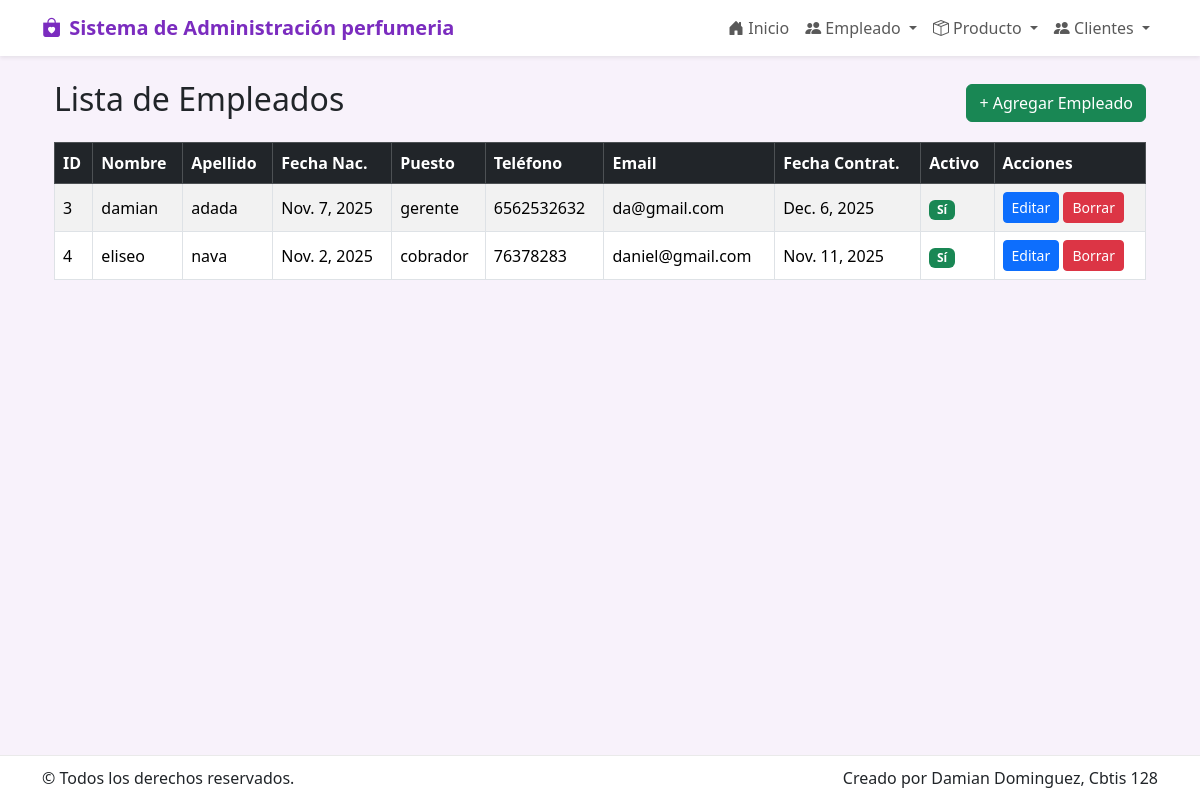
The app's page /empleado/ with its own data.
### app_perfumeria/models.py (models this page shows, shortened)
class Empleado(models.Model):
    nombre = models.CharField(max_length=100)
    apellido = models.CharField(max_length=100)
    fecha_nacimiento = models.DateField(blank=True, null=True)
    puesto = models.CharField(max_length=100, blank=True, null=True)
    telefono = models.CharField(max_length=20, blank=True, null=True)
    email = models.EmailField(blank=True, null=True)
    fecha_contratacion = models.DateField(blank=True, null=True)
    activo = models.BooleanField(default=True)

### app_perfumeria/views.py (the view)
# urls.py: path('empleado/', views.ver_empleado, name='ver_empleado'),
def ver_empleado(request):
    empleados = Empleado.objects.all().order_by('id')
    return render(request, 'empleado/ver_empleado.html', {'empleados': empleados})

### app_perfumeria/templates/empleado/ver_empleado.html (shortened to what this page needs)
{% extends 'base.html' %}
{% block content %}
<div class="container mt-4">
  <div class="d-flex justify-content-between align-items-center mb-3">
    <h2>Lista de Empleados</h2>
    <a href="{% url 'agregar_empleado' %}" class="btn btn-success">+ Agregar Empleado</a>
  </div>
  <div class="table-responsive">
    <table class="table table-bordered table-striped align-middle">
      <thead class="table-dark">
        <tr>
          <th>ID</th>
          <th>Nombre</th>
          <th>Apellido</th>
          <th>Fecha Nac.</th>
          <th>Puesto</th>
          <th>Teléfono</th>
          <th>Email</th>
          <th>Fecha Contrat.</th>
          <th>Activo</th>
          <th>Acciones</th>
        </tr>
      </thead>
      <tbody>
        {% for e in empleados %}
        <tr>
          <td>{{ e.id }}</td>
          <td>{{ e.nombre }}</td>
          <td>{{ e.apellido }}</td>
          <td>{% if e.fecha_nacimiento %}{{ e.fecha_nacimiento }}{% else %}-{% endif %}</td>
          <td>{{ e.puesto|default:"-" }}</td>
          <td>{{ e.telefono|default:"-" }}</td>
          <td>{{ e.email|default:"-" }}</td>
          <td>{% if e.fecha_contratacion %}{{ e.fecha_contratacion }}{% else %}-{% endif %}</td>
          <td>{% if e.activo %}<span class="badge bg-success">Sí</span>{% else %}<span class="badge bg-secondary">No</span>{% endif %}</td>
          <td>
            <a href="{% url 'actualizar_empleado' e.id %}" class="btn btn-sm btn-primary">Editar</a>
            <a href="{% url 'borrar_empleado' e.id %}" class="btn btn-sm btn-danger">Borrar</a>
          </td>
        </tr>
        {% empty %}
        <tr><td colspan="10" class="text-center">No hay empleados registrados.</td></tr>
        {% endfor %}
      </tbody>
    </table>
  </div>
</div>
{% endblock %}

### app_perfumeria/templates/base.html (style rules this page uses)
:root { --morado: #7b2cbf; --rosa: #ff6bcb; --suave: #f8f2fb; }
body { background: var(--suave); }

### records on screen
Empleado: id "3", nombre "damian", apellido "adada", fecha_nacimiento "Nov. 7, 2025", puesto "gerente", telefono "6562532632", email "da@gmail.com", fecha_contratacion "Dec. 6, 2025", activo "Sí"
Empleado: id "4", nombre "eliseo", apellido "nava", fecha_nacimiento "Nov. 2, 2025", puesto "cobrador", telefono "76378283", email "daniel@gmail.com", fecha_contratacion "Nov. 11, 2025", activo "Sí"
